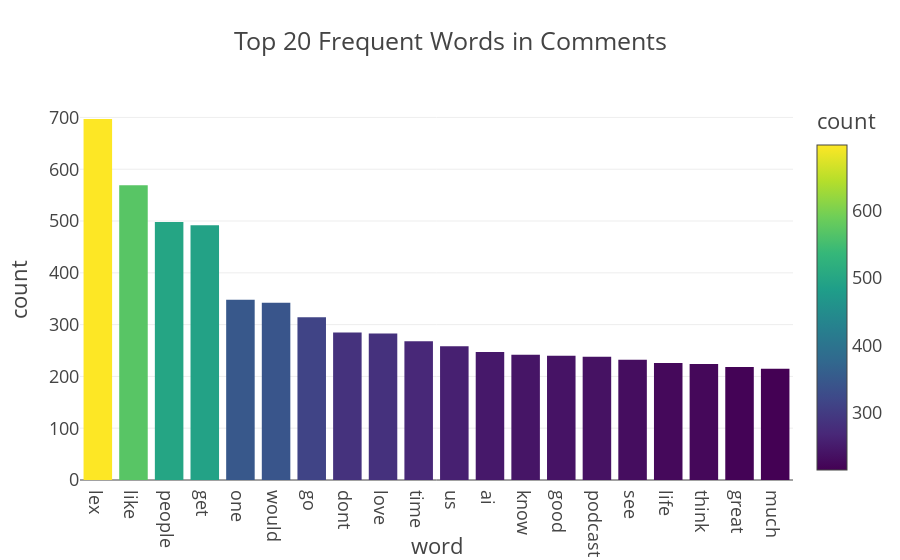

Notebook source saved alongside this figure:
### Code cell
fig = px.bar(word_freq_df, x='word', y='count', title='Top 20 Frequent Words in Comments',
             template='presentation', color='count')
fig.show()

### Figure 1 — Plotly figure (JSON) as saved in the notebook; plotly's stock layout.template omitted (floating-point values rounded to 4 significant figures)
{"data": [{"hovertemplate": "word=%{x}<br>count=%{marker.color}<extra></extra>", "legendgroup": "", "marker": {"color": [697, 569, 498, 492, 348, 342, 314, 285, 283, 268, 258, 247, 242, 240, 238, 232, 226, 224, 218, 215], "coloraxis": "coloraxis", "pattern": {"shape": ""}}, "name": "", "orientation": "v", "showlegend": false, "textposition": "auto", "type": "bar", "x": ["lex", "like", "people", "get", "one", "would", "go", "dont", "love", "time", "us", "ai", "know", "good", "podcast", "see", "life", "think", "great", "much"], "xaxis": "x", "y": [697, 569, 498, 492, 348, 342, 314, 285, 283, 268, 258, 247, 242, 240, 238, 232, 226, 224, 218, 215], "yaxis": "y"}], "layout": {"autosize": true, "barmode": "relative", "coloraxis": {"colorbar": {"title": {"text": "count"}}, "colorscale": [[0, "#440154"], [0.1111, "#482878"], [0.2222, "#3e4989"], [0.3333, "#31688e"], [0.4444, "#26828e"], [0.5556, "#1f9e89"], [0.6667, "#35b779"], [0.7778, "#6ece58"], [0.8889, "#b5de2b"], [1, "#fde725"]]}, "legend": {"tracegroupgap": 0}, "title": {"text": "Top 20 Frequent Words in Comments"}, "xaxis": {"anchor": "y", "autorange": true, "domain": [0, 1], "range": [-0.5, 19.5], "title": {"text": "word"}, "type": "category"}, "yaxis": {"anchor": "x", "autorange": true, "domain": [0, 1], "range": [0, 733.7], "title": {"text": "count"}, "type": "linear"}}}
